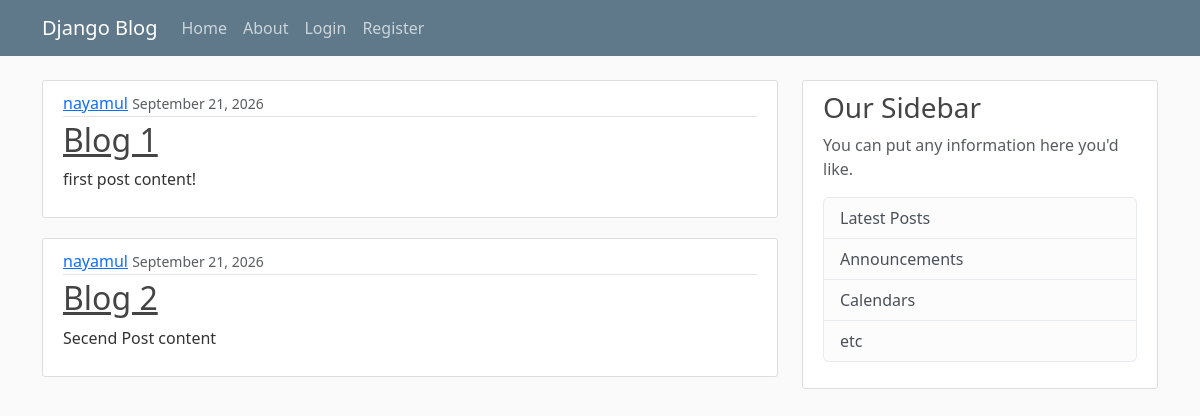
Before: / with the older database file.
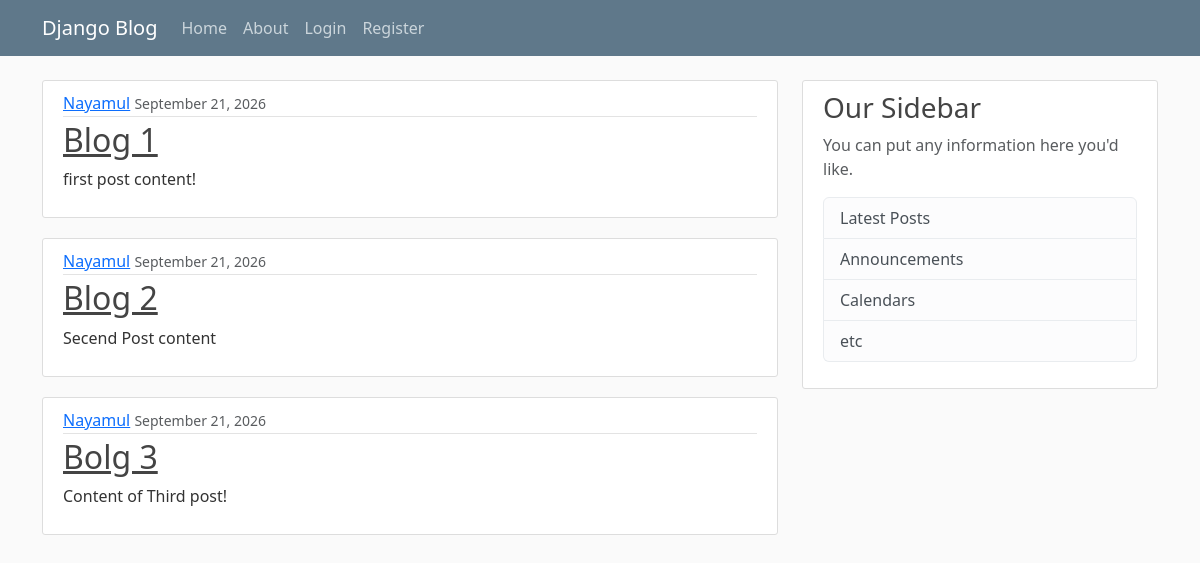
After: the same page with the newer database file.
### blog/models.py (models this page shows, shortened)
class Post(models.Model):
    title = models.CharField(max_length=200)
    content = models.TextField()
    date_posted = models.DateTimeField(default=timezone.now)
    author = models.ForeignKey(User,on_delete=models.CASCADE)

### blog/views.py (the view)
# urls.py: path('', views.home, name='blog-home'),
def home(request):
    context = {
        'posts': Post.objects.all(),
    }
    return render(request,'blog/home.html',context)

### blog/templates/blog/home.html
{% extends "blog/base.html" %}
{% block content %}
    {% for post in posts %}
        <article class="media content-section">
            <div class="media-body">
                <div class="article-metadata">
                    <a class="mr-2" href="#">{{ post.author }}</a>
                    <small class="text-muted">{{ post.date_posted|date:"F d, Y" }}</small>
                </div>
                <h2><a class="article-title" href="#">{{ post.title }}</a></h2>
                <p class="article-content">{{ post.content }}</p>
            </div>
        </article>
    {% endfor %}
{% endblock content %}

Changed rows visible on the page:
changed through a linked row, Post "Blog 1": author "nayamul" → "Nayamul"
changed through a linked row, Post "Blog 2": author "nayamul" → "Nayamul"
added Post: author "Nayamul", date_posted "September 21, 2026", title "Bolg 3", content "Content of Third post!"
